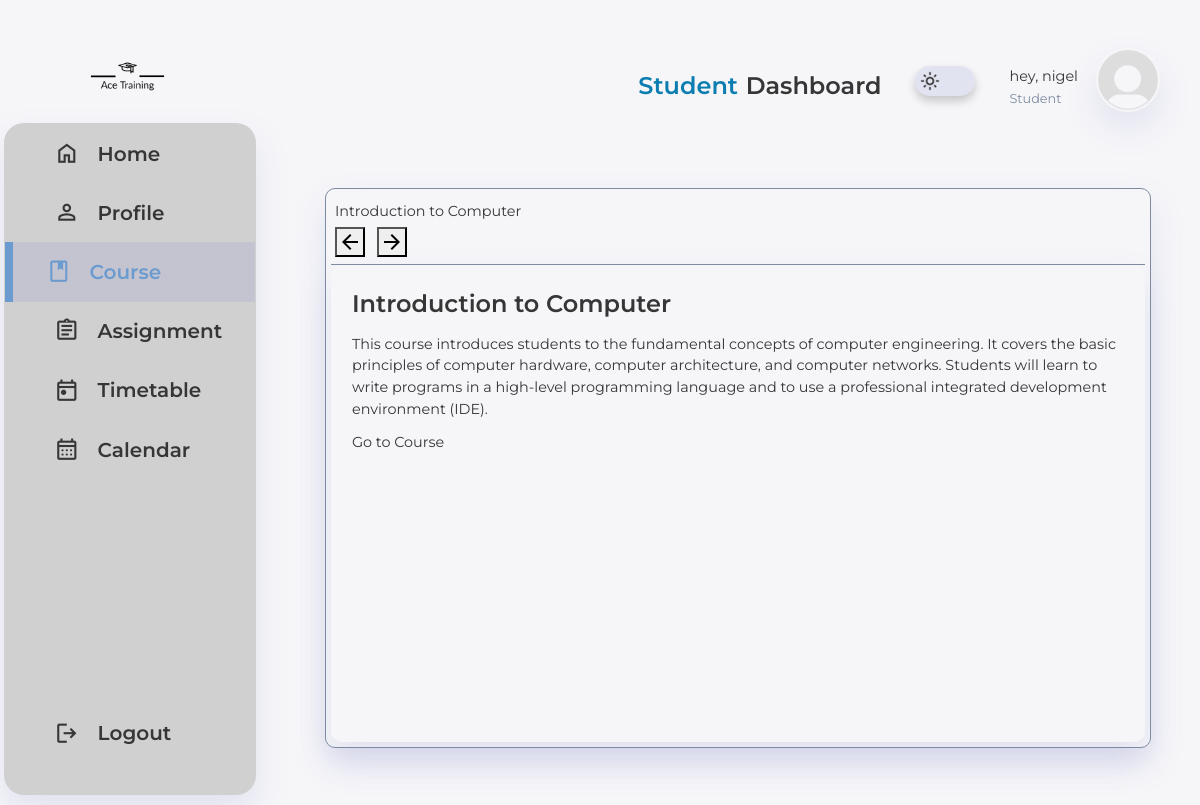
The app's page /Dashboards/Student/course.php (signed in) with its own data.
### tables this page shows
CREATE TABLE `users` (
  `id` int(11) NOT NULL,
  `FName` varchar(25) NOT NULL,
  `LName` varchar(25) NOT NULL,
  `username` varchar(25) NOT NULL,
  `password` varchar(60) NOT NULL,
  `email` varchar(128) NOT NULL,
  `phone` int(11) NOT NULL,
  `profile_pic` varchar(25) NOT NULL DEFAULT 'default.png',
  `active` tinyint(1) NOT NULL DEFAULT 0,
  `created_at` datetime NOT NULL
);

CREATE TABLE `courses` (
  `course_id` int(11) NOT NULL,
  `course_code` varchar(25) NOT NULL,
  `course_name` varchar(25) NOT NULL,
  `course_description` text DEFAULT NULL,
  `course_credit` int(11) NOT NULL,
  `course_semester` varchar(25) NOT NULL,
  `course_year` int(11) NOT NULL,
  `max_enrollment` int(11) NOT NULL,
  `current_enrollment` int(11) NOT NULL,
  `instructor_id` int(11) NOT NULL,
  `course_active` tinyint(1) NOT NULL DEFAULT 0,
  `course_created_at` datetime NOT NULL
);

### Dashboards/Student/course.php (the view, shortened to what this page needs)
<?php
global $conn;
$stmt = $conn->prepare("SELECT * FROM users WHERE id = ?");
$stmt->bind_param("i", $_SESSION['id']);
$stmt->execute();
$result = $stmt->get_result();
if ($result->num_rows > 0) {
    $user = $result->fetch_assoc();
}else{
    echo "No data found with id:" . $_SESSION['id'];
}
$stmt = $conn->prepare("SELECT * FROM courses WHERE course_id IN (SELECT course_id FROM enrollment WHERE student_id = ?)");
$stmt->bind_param("i", $_SESSION['id']);
$stmt->execute();
$result2 = $stmt->get_result();
$courses = [];
while($course = $result2->fetch_assoc()){
    $courses[] = $course;
}
?>
<html lang="en">
<head>
    <link rel="stylesheet" href="../../assets/dashboard_css/dark-light.css">
    <link rel="stylesheet" href="../../assets/dashboard_css/Dashboard.css">
    <link rel="stylesheet" href="../../assets/dashboard_css/sidebar.css">
    <link rel="stylesheet" href="../../assets/dashboard_css/top-bar.css">
    <link rel="stylesheet" href="../../assets/course_css/course.css">
    <link rel="stylesheet" href="../../assets/gridlayout_css/gridLayoutForCourse.css">
</head>
<body>
<div class="container">
    <aside class="aside">
        <div class="toggle">
            <div class="logo">
                <img src="../../assets/img/AceTraining-logo-light-transparent.png">
            </div>
        </div>
        <div class="sidebar">
            <a href="StudentMain.php" >
                <span class="material-symbols-outlined">home</span>
                <h3>Home</h3>
            </a>
            <a href="profile.php" >
                <span class="material-symbols-outlined">person</span>
                <h3>Profile</h3>
            </a>
            <a href="course.php" class="active">
                <span class="material-symbols-outlined">book</span>
                <h3>Course</h3>
            </a>
            <a href="assignment/assignment.php">
                <span class="material-symbols-outlined">assignment</span>
                <h3>Assignment</h3>
            </a>
            <a href="timetable.php">
                <span class="material-symbols-outlined">today</span>
                <h3>Timetable</h3>
            </a>
            <a href="calendar.php">
                <span class="material-symbols-outlined">calendar_month</span>
                <h3>Calendar</h3>
            <a href="../../LoginSystem/logout.php">
                <span class="material-symbols-outlined">logout</span>
                <h3>Logout</h3>
            </a>
        </div>
    </aside>
    <div class="Top-bar">
        <div class="nav">
            <h2><span class="blue">Student</span> Dashboard</h2>
            <div class="toggleTheme" id="mode-toggle"></div>
            <div class="profile">
                <div class="info">
                    <p>hey, <?php echo isset($user) ? $user ['FName']: 'Guest';?></p>
                    <small class="textMuted">Student</small>
                </div>
                <div class="profile_pic">
                    <img src="../../assets/img/Default_pfp.png">
                </div>
            </div>
        </div>
    </div>
     <div class="mainBody">
         <?php foreach ($courses as $course):?>
             <div class="courseCard" >
                 <div class="courseBody">
                     <h2><?php echo isset($courses) ? $courses[0]['course_name']: 'courseName '; ?></h2>
                     <p><?php echo isset($courses) ? $courses[0]['course_description']: 'lodjf ijfjd osjdfj'; ?></p>
                     <a href="course_info.php?course_id=<?php echo isset($courses) ? $courses[0]['course_id']: 'dmdkkkd'; ?>">Go to Course</a>
                 </div>
                 <div class="courseNav">
                     <div class="courseNavHeader">
                         <div id="courseNavHeaderTitle" class="courseTitle">
                             <p><?php echo isset($courses) ? $courses[0]['course_name']: 'courses'; ?></p>
                         </div>
                            <div id="courseNavHeaderIcon" class="courseIcon">
                                <div class="courseNavLeft">
                                    <button class="material-symbols-outlined">arrow_back</button>
                                </div>
                                <div class="courseNavRight">
                                    <button class="material-symbols-outlined">arrow_forward</button>
                                </div>
                            </div>
                     </div>
                 </div>
             </div>
         <?php endforeach; ?>
</div>
</body>
</html>

### assets/dashboard_css/dark-light.css (style rules this page uses)
.toggleTheme { display: flex; position: relative; height: 30px; width: 60px; background-color: var(--color-light); border-radius: 100px; box-shadow: 0 5px 10px rgba(0, 0, 0, 0.2); align-items: center; cursor: pointer; transition: transform 0.3s, box-shadow 0.3s; margin-right: -15px; margin-top: -10px }
.toggleTheme:before { content: ""; position: absolute; top: 50%; left: 5px; transform: translateY(-50%); height: 20px; width: 20px; background-image: url('../../assets/img/light.png'); background-size: contain; border-radius: 50%; transition: left 0.3s, background-image 0.3s; }

### assets/dashboard_css/Dashboard.css (style rules this page uses)
:root { --primary-color: #6C9BCF; --color-White: #d0d0d0; --color-dark: #363636; --color-info-dark: #7d8Ba1; --color-info-light: #e4e7ea; --color-success: #28a745; --color-light: rgba(132, 139, 200, 0.18); --primary-font: 'Montserrat', sans-serif; --card-border-radius: 2rem; --border-radius-1: 0.5rem; --border-radius-2: 1rem; --color-background: #f6f6f9; --card-padding: 2rem; --padding-1:1.5rem; --box-shadow: 0 1rem 2rem var(--color-light); --border-colors : var(--color-info-dark); }
.blue { color: #0c7db1; }
.toggle .logo img { margin: -25px 0 -30px 50px; width: 50% !important; height: 50% !important; object-fit: cover !important; }
* { margin: 0; padding: 1px; box-sizing: border-box; text-decoration: none; outline: 0; appearance: none; font-family: var(--primary-font), sans-serif; }
body { background-color: var(--color-background); color: var(--color-dark); font-size: 0.9rem; font-weight: 400; line-height: 1.5; overflow-x: hidden; transition: all 0.5s ease; width: 100%; height: auto; }
a { color: var(--color-dark); text-decoration: none; transition: all 0.5s ease; }
img { max-width: 100%; height: auto; display: block; object-fit: cover; }
h2 { font-size: 1.5rem; font-weight: 600; }
h3 { font-size: 1.25rem; font-weight: 600; }
small { font-size: 0.8rem; font-weight: 400; }
p { color: var(--color-dark-varient); }
.textMuted { color: var(--color-info-dark); }
html, body , .container { height: 100%; margin: 0; }
@media screen and (max-width: 1200px) { .container { grid-template-columns: 0.3fr 1.6fr 1fr; } }
@media screen and (max-width: 1200px) { .container .toggle, .container main, .container .Top-bar { padding: 20px 20px 0 20px; } }
@media screen and (max-width: 1200px) { .sidebar a { align-items: center; } }

### assets/dashboard_css/sidebar.css (style rules this page uses)
aside { height: 100vh; }
aside .toggle { display: flex; justify-content: space-between; align-items: center; margin-top: 0.5rem; }
aside .toggle .logo { display: flex; gap: 0.5rem; margin-top: 15px; }
aside .toggle .logo img { width: 8rem; height: 4rem; object-fit: fill; }
aside .sidebar { display: flex; flex-direction: column; position: relative; background-color: var(--color-White); box-shadow: var(--box-shadow); cursor: pointer; border-radius: 20px; height: 84vh; top: 1.5rem; transition: all 0.5s ease; }
aside .sidebar a { display: flex; height: 3.7rem; align-items: center; padding: 0 2rem; color: var(--color-dark); position: relative; margin-left: 1rem; transition: all 0.5s ease; gap: 1rem; }
aside .sidebar a span { font-size: 1.6rem; transition: all 0.3s ease; }
aside .sidebar a:last-child { position: absolute; bottom: 2rem; }
aside .sidebar a.active { width: 100%; background-color: var(--color-light); color: var(--primary-color); margin-left: 0; }
aside .sidebar a.active span { color: var(--primary-color); margin-left: 0.5rem; }
aside .sidebar a.active::before { content: ''; position: absolute; left: 0; top: 0; height: 100%; width: 0.5rem; background-color: var(--primary-color); }

### assets/dashboard_css/top-bar.css (style rules this page uses)
.Top-bar { margin-top: 1rem; width: 100%; }
.Top-bar .nav { display: flex; gap: 2rem; align-items: center; float: right; }
.Top-bar .profile { display: flex; gap: 1rem; align-items: center; cursor: pointer; transition: all 0.5s ease; padding: 0.5rem 1rem; }
.Top-bar .profile_pic { width: 4rem; margin-bottom: 0.8rem; border-radius: 50%; object-fit: cover; overflow: hidden; transition: all 0.5s ease; box-shadow: var(--box-shadow); }

### records on screen
users: FName "nigel"
courses: course_name "Introduction to Computer", course_description "This course introduces students to the fundamental concepts of computer engineering. It covers the basic principles of computer hardware, computer architecture, and computer networks. Students will learn to write programs in a high-level programming language and to use a professional integrated development environment (IDE)."
